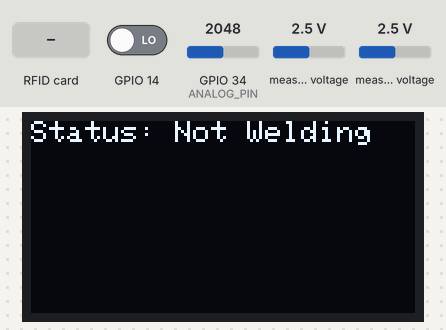
The sketch below on a simulated ESP32. Parts: 128×64 one-colour display. The test bench sets the inputs (shaded band); at power-on: measured voltage 2.5 V, GPIO 14 LOW, GPIO 34 (ANALOG_PIN) = 2048. WiFi joins after 1.5 s; servers stay silent unless stated; uploads are accepted with an empty reply; what the sketch prints to the serial monitor is not drawn.

Above: at 4.4 s.
4.5 s: measured voltage (sensor 200) set to 1.2 V
6.1 s: measured voltage (sensor 200) set to 0.9 V
At 7.6 s:
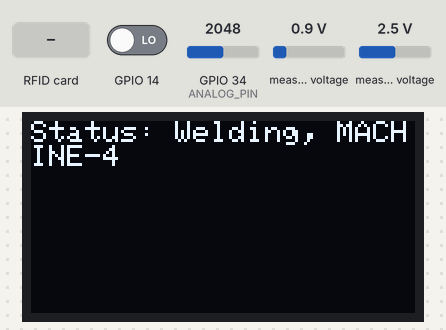
7.9 s: GPIO 14 driven HIGH
At 8.5 s:
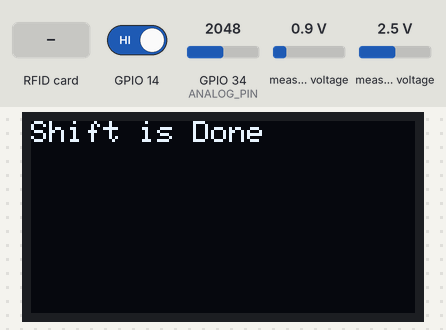
9.5 s: RFID card 19 40 30 54 held to the reader
At 10.47 s:
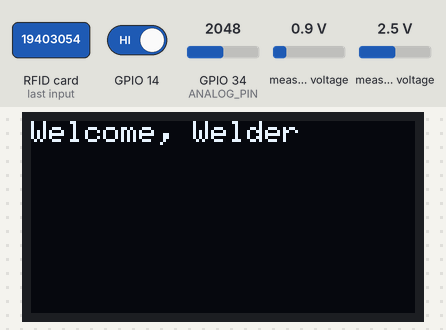
12.0 s: GPIO 14 driven LOW
At 13.4 s:
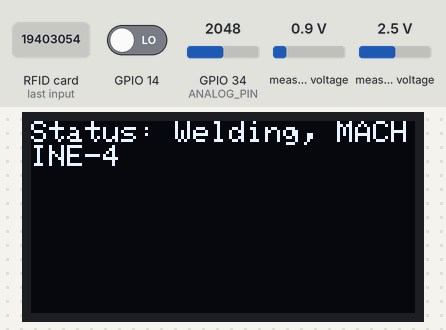
13.8 s: measured voltage (sensor 201) set to 0.9 V
At 15.2 s:
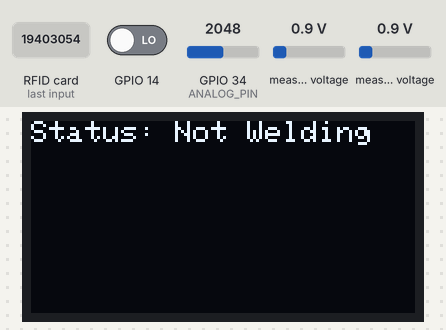
Timing chart, 0 to 16.8 s (numbered marks = the images above; inputs shaded):
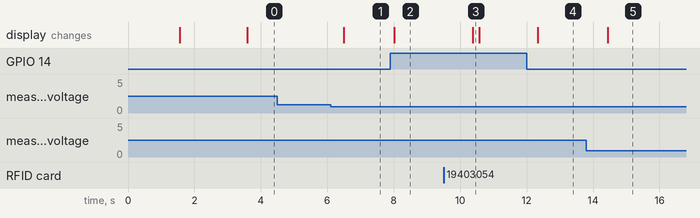

Measured:
- the behaviour switches between 1.1 and 1 V on measured voltage (sensor 200) (found by bisection; images 0 and 1)
- after the input at 4.5 s, every drawn part: stays the same
- after the input at 6.1 s, the display: changes after 0.40 s (image 1)
- after the input at 7.9 s, the display: changes after 0.12 s (image 2)
- after the input at 9.5 s, the display: changes after 0.88 s (image 3)
- after the input at 12.0 s, the display: changes after 0.33 s (image 4)
- after the input at 13.8 s, the display: changes after 0.64 s (image 5)

The sketch:

ESP32_AnonymousOrKnown_Current_And_Voltage_Average_HTTP.ino
```cpp
#include <Wire.h>
#include <Adafruit_ADS1X15.h>
#include <Adafruit_SSD1306.h>
#include <SPI.h>
#include <MFRC522.h>
//---- Website ----
#include <HTTPClient.h>
#include <WiFi.h>
#include <WiFiMulti.h>

HTTPClient http;
String Link, LinkTiming, Mode, Status, payload;
int httpCode;

WiFiMulti wifiMulti;

bool arcTimeoutHandled = false;

#define RST_PIN         22          // Configurable, see typical pin layout above
#define SS_PIN          21         // Configurable, see typical pin layout above
#define SCREEN_WIDTH 128
#define SCREEN_HEIGHT 64
#define I2C_SDA 16 // ganti sesukamu
#define I2C_SCL 17 // ganti sesukamu
#define OLED_ADDR 0x3C
Adafruit_SSD1306 display(128, 64, &Wire, -1);

MFRC522 rfid(SS_PIN, RST_PIN);   // Create MFRC522 instance

#define ADC_ADDRESS     (0x48)      // ADC I2C Address
Adafruit_ADS1115 ads;

bool arcDetected = false;
bool uidRead = false;
String uid = "MACHINE-4";
String weldID;
String currentTime;
unsigned long arcInitiatedTime = 0;
bool arcInitiated = false;

float sumCurrentDC = 0;
int counterCurrentDC = 0;
bool initializationDone = false;

float averageCurrentDC = 0.0;  // Variable to store the average currentDC during arc-on period

const char *ssid1 = "Orbit 1";
const char *password1 = "2468g0a7";
const char *host1 = "sparcmonitoring.com";

const char *ssid2 = "MetronARC Technology";
const char *password2 = "2468g0a7A7B7*";
const char *host2 = "sparcmonitoring.com";

const char *ssid3 = "ico";
const char *password3 = "19403054";
const char *host3 = "sparcmonitoring.com";

const char* host = "";
String machineID = "MACHINE-4";
byte statusKoneksi;

int area = 1;

const float FACTOR = 50; //50A/1V from teh CT
const float multiplier = 0.0000394;
int16_t currentRMS, currentDC, newCurrentDC;

long millisSebelum;
byte detik, menit, jam;
String detikS, menitS, jamS, jmdS;
byte statusWaktu;
String statusT;

unsigned long previousMillis = 0;
const int period = 1;

const float ESPVCC = 3.3; // Voltage of your Arduino
const unsigned long VALUE_R1 = 99900;
const unsigned long VALUE_R2 = 3280;
const double VOLTAGE_SOURCE = 103.8;
const int ANALOG_PIN = 34;
const int INPUT_RESOLUTION = 4096;
const float AVERAGE_OF = 500;

int analogValue;
int voltageMillivolts;
float voltage;
float calibration;
float voltageAverage;

unsigned long previousCheckTimeMillis = 0;
const unsigned long checkTimeInterval = 10000; // 10 seconds in milliseconds

bool shiftDoneHandled = false;

void readVoltage() {
  analogValue = analogRead(ANALOG_PIN);
  voltageMillivolts = analogValue + 100;

  float sensedVoltage = voltageMillivolts * (ESPVCC / (float)INPUT_RESOLUTION);
  voltage = sensedVoltage / ((float)VALUE_R2 / ((float)VALUE_R1 + (float)VALUE_R2));
  calibration = (1.0447 * voltage) + 1.2885;
}

float getVoltageAverage() {
  float tempAverageVoltage = 0;
  for (int i = 0; i < AVERAGE_OF; i++) {
    readVoltage();
    tempAverageVoltage += calibration;
    voltageAverage = tempAverageVoltage / AVERAGE_OF;
  }
  return voltageAverage;
}

float getCurrent() {
  float voltage;
  float current;
  float sum = 0;
  int counter = 0;

  for (int i = 0; i < 10; i++) { //take 1000 samples
    voltage = ads.readADC_Differential_0_1() * multiplier;
    current = voltage * FACTOR;

    // Apply adjusted calibration equation
    current = 2.0 * current - 0.5;

    sum += sq(current);
    counter++;
  }

  current = sqrt(sum / counter);
  return current;
}

void checkWeldID() {
  String startReading = "Start";

  Link = "https://" + String(host) + "/checkWeldID.php?State=" + startReading + "&MachineID=" + machineID;

  while (true) {
    http.begin(Link);
    httpCode = http.GET();

    if (httpCode == 200) {
      payload = http.getString();
      Serial.println("HTTP GET response: " + String(httpCode));

      payload.trim();

      Serial.println("Payload: " + payload);

      weldID = payload;
      http.end();
      break;  // Exit the loop if the response is successful
    } else {
      Serial.println("HTTP GET failed. Retrying...");
      delay(1000);  // Wait for 5 seconds before retrying
    }
  }
}

void httpGet()
{
  http.begin(Link);
  httpCode = http.GET();
  payload = http.getString();
  Serial.println("HTTP GET response: " + String(httpCode));
  Serial.println(payload);
  http.end();
}

void kirimAwal() {
  Status = "Inactive";
  Mode = "";
  Link = "https://" + String(host) + "/kirimInfo2.php?UID=" + uid + "&Status=" + Status + "&Mode=" + Mode + "&Area=" + area +
  "&weldID=" + weldID + "&MachineID=" + machineID + "&Timing=" + jmdS;

    http.begin(Link);
    httpCode = http.GET();

      payload = http.getString();
      Serial.println("HTTP GET response: " + String(httpCode));
      Serial.println(payload);
      http.end();
}

void kirimDone() {
  Status = "Done";
  Mode = "";
  Link = "https://" + String(host) + "/kirimInfo2.php?UID=" + uid + "&Status=" + Status + "&Mode=" + Mode + "&Area=" + area
  + "&weldID=" + weldID + "&MachineID=" + machineID + "&Timing=" + jmdS;

  // Loop until a successful HTTP response is received
    http.begin(Link);
    httpCode = http.GET();

      payload = http.getString();
      Serial.println("HTTP GET response: " + String(httpCode));
      Serial.println(payload);
      http.end();
}

void sendLogin() {
  Status = "Active";
  Mode = "Login";

  Serial.println("First Tap");

  Link = "https://" + String(host) + "/kirimInfo2.php?UID=" + uid + "&Status=" + Status + "&Mode=" + Mode + "&Area="
  + area + "&weldID=" + weldID+ "&MachineID=" + machineID + "&Timing=" + jmdS;

  // Loop until a successful HTTP response is received
  while (true) {
    http.begin(Link);
    httpCode = http.GET();

    if (httpCode == 200) {
      payload = http.getString();
      Serial.println("HTTP GET response: " + String(httpCode));
      Serial.println(payload);
      http.end();
      break;  // Exit the loop if the response is successful
    } else {
      Serial.println("HTTP GET failed. Retrying...");
      delay(1000);  // Wait for 5 seconds before retrying
    }
  }
}


void sendLogout() {
  Status = "Active";
  Mode = "Logout";

  Link = "https://" + String(host) + "/kirimInfo2.php?UID=" + uid + "&Status=" + Status + "&Mode="
  + Mode + "&Area=" + area + "&weldID=" + weldID + "&MachineID=" + machineID + "&Timing=" + jmdS;

  // Loop until a successful HTTP response is received
  while (true) {
    http.begin(Link);
    httpCode = http.GET();

    if (httpCode == 200) {
      payload = http.getString();
      Serial.println("HTTP GET response: " + String(httpCode));
      Serial.println(payload);
      http.end();
      break;  // Exit the loop if the response is successful
    } else {
      Serial.println("HTTP GET failed. Retrying...");
      delay(1000);  // Wait for 1 seconds before retrying
    }
  }
}

void kirimArcOn() {
  Status = "ArcOn";
  Link = "https://" + String(host) + "/kirimWaktu2.php?Timing=" + jmdS + "&Status=" + Status + "&MachineID=" + machineID +
         "&weldID=" + weldID + "&Area=" + area + "&UID=" + uid + "&Status=" + Status + "&currentDC=" + currentDC + "&Mode=" + Mode;

  while (true) {
    http.begin(Link);
    httpCode = http.GET();

    if (httpCode == 200) {
      payload = http.getString();
      Serial.println("HTTP GET response: " + String(httpCode));
      Serial.println(payload);
      http.end();
      break;  // Exit the loop if the response is successful
    } else {
      Serial.println("HTTP GET failed. Retrying...");
      delay(1000);  // Wait for 1 second before retrying
    }
  }
}

void kirimArcOff() {
  Status = "ArcOff";

  // Include the average CurrentDC in the request
  Link = "https://" + String(host) + "/kirimWaktu2.php?Timing=" + jmdS + "&Status=" + Status + "&MachineID=" + machineID + "&Area=" + area +
         "&UID=" + uid + "&Status=" + Status + "&currentDC=" + averageCurrentDC + "&weldID=" + weldID + "&voltageAverage=" + String(voltageAverage);

  while (true) {
    http.begin(Link);
    int httpCode = http.GET();

    if (httpCode == 200) {
      payload = http.getString();
      Serial.println("HTTP GET response: " + String(httpCode));
      Serial.println(payload);
      http.end();
      break;  // Exit the loop if the response is successful
    } else {
      Serial.println("HTTP GET failed. Retrying...");
      delay(1000);  // Wait for 1 second before retrying
    }
  }
  // Reset averageCurrentDC for the next arc-on period
  averageCurrentDC = 0.0;
}

void checkTime() {
  String startReading = "checkTime";

  Link = "https://" + String(host) + "/checkTime.php?State=" + startReading;

  while (true) {
    http.begin(Link);
    httpCode = http.GET();

    if (httpCode == 200) {
      payload = http.getString();
      Serial.println("HTTP GET response: " + String(httpCode));

      payload.trim();

      Serial.println("Payload: " + payload);

      currentTime = payload;
      http.end();
      break;  // Exit the loop if the response is successful
    } else {
      Serial.println("HTTP GET failed. Retrying...");
      delay(1000);  // Wait for 5 seconds before retrying
    }
  }
}

void printMeasure(String prefix, float value, String postfix)
{
  Serial.print(prefix);
  Serial.print(value, 3);
  Serial.println(postfix);
}

void syaratTiming() {
  currentRMS = getCurrent();
  currentDC = (14.109 * currentRMS) + 6.3933;
  newCurrentDC = (1.245 * currentDC) + 3.281;

  if (currentRMS > 1) {
    if (!arcInitiated) {
      // If the arc is not initiated, set the flag and send ArcOn
      Serial.println("Arc initiated");
      getVoltageAverage();
      kirimArcOn();
      arcInitiated = true;
      arcDetected = true;
      arcInitiatedTime = millis(); // Record the time when the arc is initiated

      // Reset the flag for handling arc timeout
      arcTimeoutHandled = false;
    }

    sumCurrentDC += newCurrentDC;
    counterCurrentDC++;

  } else {
    if (arcInitiated) {
      unsigned long elapsedTime = millis() - arcInitiatedTime;
      if (elapsedTime > 1000) { // Check if 5 seconds have passed
        Serial.println("Arc stopped");
        arcInitiated = false; // Reset the arc initiated flag

        // Calculate the average currentDC
        if (counterCurrentDC > 0) {
          averageCurrentDC = sumCurrentDC / counterCurrentDC;
          Serial.print("Average CurrentDC: ");
          Serial.println(averageCurrentDC);
          kirimArcOff();
        }

        // Reset the sumCurrentDC and counterCurrentDC for the next arc-on period
        sumCurrentDC = 0;
        counterCurrentDC = 0;
      }
    }

    // Check if more than 1 hour has passed since the arc was last initiated
    if (!arcTimeoutHandled && millis() - arcInitiatedTime > 3600000) {
      Serial.println("No Arc has been detected for the last 1 hour");
      displayMessage("No Arc has been detected for the last 1 hour");
      sendLogout();
      kirimDone();
      arcTimeoutHandled = true; // Set the flag to indicate that the condition has been handled
    }
  }
}

void displayMessage(String message) {
  display.clearDisplay();
  display.setTextSize(1);
  display.setTextColor(SSD1306_WHITE);
  display.setCursor(0, 0);
  display.print(message);
  display.display();
}

void connectToWiFi() {
  // Add the SSIDs and passwords for all networks
  wifiMulti.addAP(ssid1, password1);
  wifiMulti.addAP(ssid2, password2);
  wifiMulti.addAP(ssid3, password3);

  Serial.println("Connecting to WiFi...");

  // Continuously attempt to connect to WiFi networks
  while (wifiMulti.run() != WL_CONNECTED) {
    Serial.println("Trying to connect to WiFi...");
    displayMessage("Trying to connect to WiFi...");
    delay(5000); // Wait for the connection
  }

  // Check the connection result
  if (WiFi.SSID() == ssid1) {
    host = host1;
  } else if (WiFi.SSID() == ssid2) {
    host = host2;
  } else if (WiFi.SSID() == ssid3) {
    host = host3;
  }

  Serial.println("WiFi connected");
  displayMessage("WiFi Connected");
}

void setup() {
  Serial.begin(115200);
  Wire.begin(I2C_SDA, I2C_SCL);

  pinMode(14, INPUT);

  if (!display.begin(SSD1306_SWITCHCAPVCC, OLED_ADDR)) {
    Serial.println(F("SSD1306 allocation failed"));
    for (;;)
      ;
  }
  // Connect to WiFi
  connectToWiFi();

  // Initialize RFID
  SPI.begin();
  rfid.PCD_Init();

  ads.setGain(GAIN_FOUR);      // +/- 1.024V 1bit = 0.5mV
  ads.begin();

  checkWeldID();

  kirimAwal();
  delay(1000);
  sendLogin();
}

void loop() {
  // Reset flags
  arcDetected = false;
  uidRead = false;

  unsigned long currentMillis = millis();

  // Execute checkTime() every 10 seconds
  if (currentMillis - previousCheckTimeMillis >= checkTimeInterval) {
    checkTime();
    previousCheckTimeMillis = currentMillis;
  }

  currentRMS = getCurrent();
  currentDC = (14.109 * currentRMS) + 6.3933;

  // Look for new cards
  if (rfid.PICC_IsNewCardPresent() && rfid.PICC_ReadCardSerial()) {
    // Store the UID to the variable
    uid = "";
    for (byte i = 0; i < rfid.uid.size; i++) {
      uid += String(rfid.uid.uidByte[i]);
    }

    uidRead = true;
    sendLogin();
    displayMessage("Welcome, Welder");

    // Stop if an UID was read
    rfid.PICC_HaltA();
  }

  // Check if arc is detected
  syaratTiming();

  // Act based on conditions
  if (arcDetected) {
    if (uidRead) {
      // Print UID and message for known welder
      Serial.print("Known welder ");
      Serial.print(uid);
      Serial.println(", transmitting signal");
      displayMessage("Status: Welding, Known Welder");
    } else {
      // Print message for anonymous welder
      Serial.println("Anonymous Welder, transmitting signal");
      displayMessage("Status: Welding, MACHINE-4");
    }
    // Reset flags
    arcDetected = false;
    uidRead = false;

    // Reset the flag once arc is detected
    arcTimeoutHandled = false;
  } else {
    // No arc detected, check if 1 hour has passed and the condition hasn't been handled yet
    if ((currentTime == "ShiftDone" && !shiftDoneHandled) || (digitalRead(14) == HIGH)) {
    Serial.println("Shift is Done");
    displayMessage("Shift is Done");
    sendLogout();
    kirimDone();
    shiftDoneHandled = true; // Set the flag to indicate that the condition has been handled
}
    // Check if currentRMS is greater than 1 and uidRead is false
    else if (currentRMS > 1 && !uidRead) {
      // Display the message on the OLED
      displayMessage("Status: Welding, MACHINE-4");
    }
    else if (currentRMS < 1 && !uidRead) {
      // Display the message on the OLED
      displayMessage("Status: Not Welding");
    }
  }
}
```
